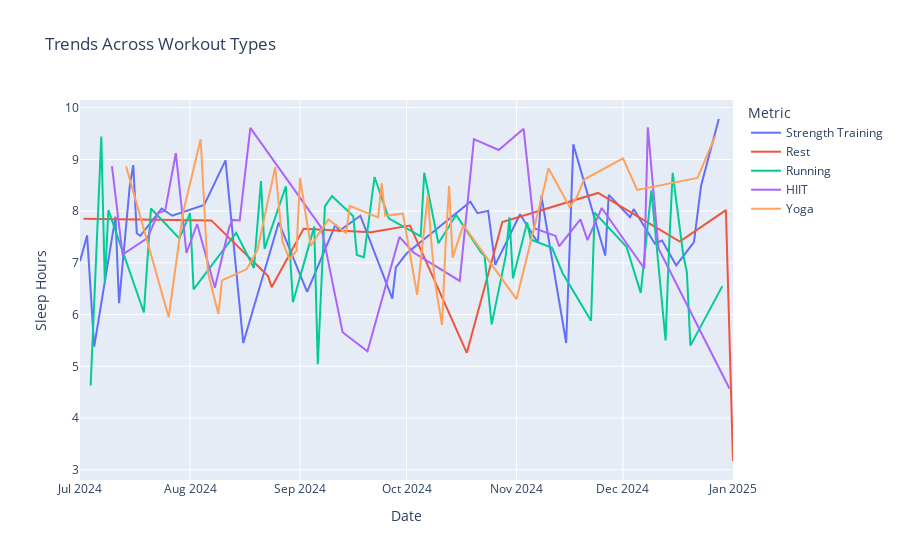

Notebook code for this chart:
### Code cell
# Visualize trends across workout types
workout_viz = pe.line(df, 
                      x='date', 
                      y='sleep_hours', 
                      color='workout_type', 
                      title='Trends Across Workout Types', 
                      labels={'date': 'Date', 'sleep_hours': 'Sleep Hours', 'workout_type': 'Metric'})
workout_viz.show()
